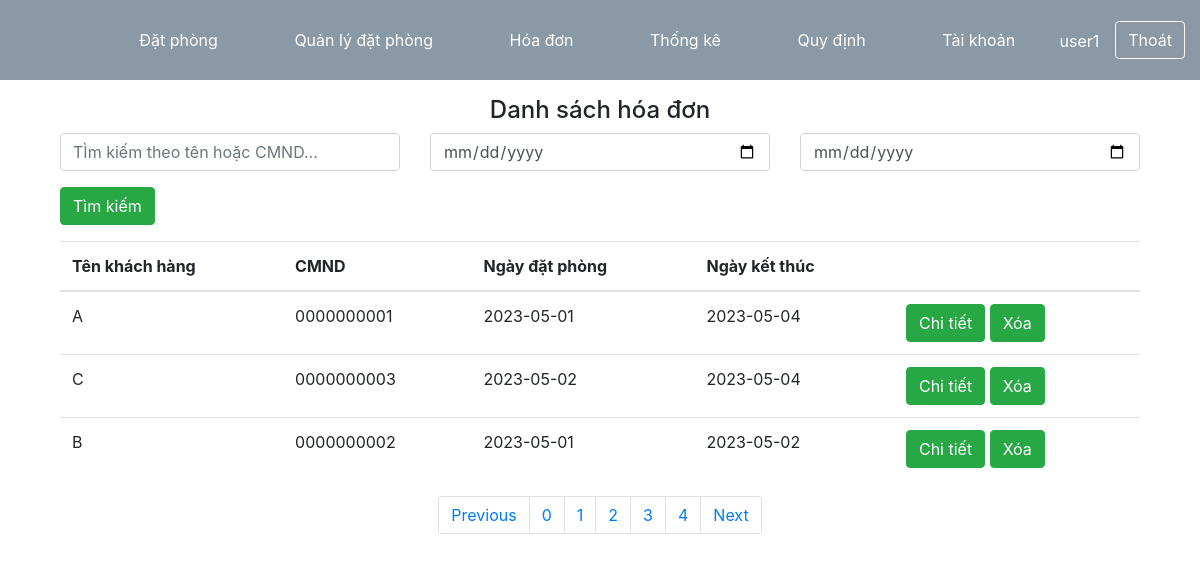
Before: /nhanvien/index.php?action=hoadon&p=4 (signed in) with the older database file.
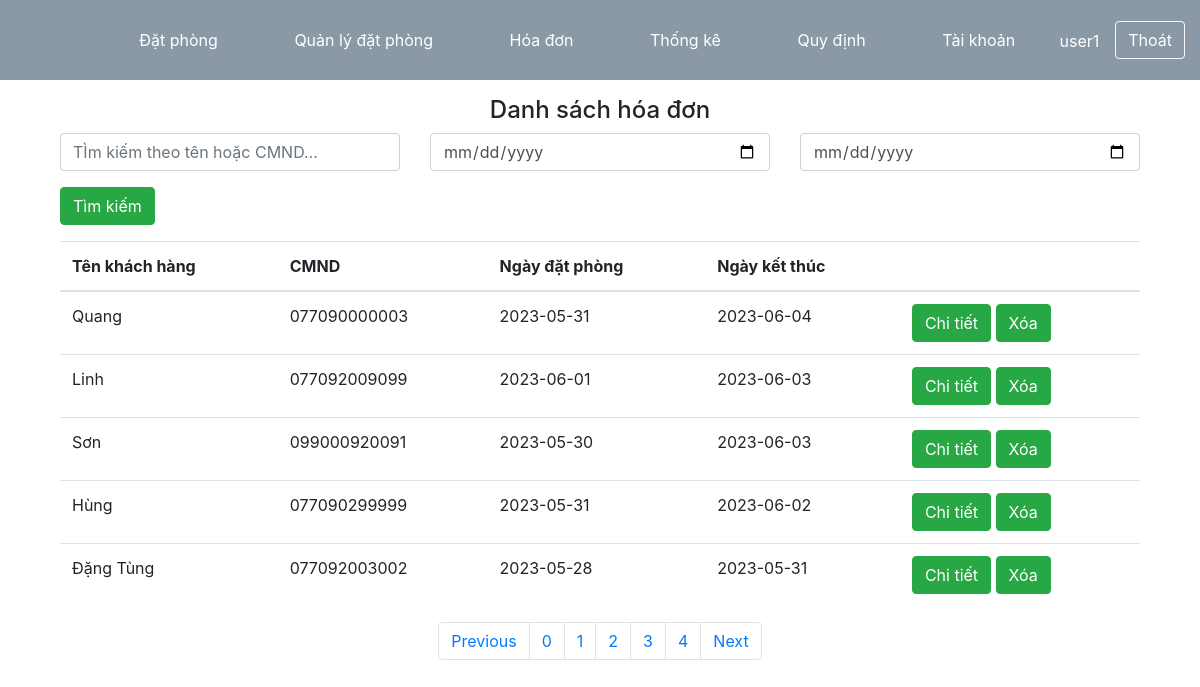
After: the same page with the newer database file.
### tables this page shows
CREATE TABLE IF NOT EXISTS `hoadon` (
  `ID` varchar(50) NOT NULL,
  `datphongID` int NOT NULL,
  `loaithanhtoan` varchar(50) NOT NULL,
  `tongtienthanhtoan` decimal(10,0) NOT NULL,
  `tenkhachhang` varchar(50) NOT NULL,
  `tennguoithanhtoan` varchar(50) NOT NULL,
  `ngaydatphong` date NOT NULL,
  `ngayketthuc` date NOT NULL,
  `diachinguoithanhtoan` varchar(100) NOT NULL,
  `MST` varchar(50) NOT NULL,
  `stk` varchar(50) NOT NULL,
  `tongtiensauthue` decimal(10,0) NOT NULL,
  `VAT` double(10,2) NOT NULL,
  `VATthanhtoan` decimal(10,0) NOT NULL,
  `songaythue` int NOT NULL,
  `phuthuloaikhach` double(10,2) NOT NULL,
  `CMND` varchar(50) NOT NULL,
  PRIMARY KEY (`ID`)
);

### nhanvien/hoadon/XL_danhmuchoadon.php (called while the page is built, shortened)
<?php
	$hd = new hoadonModel();
	$key = "";
	$tungay = "";
	$denngay = "";
	$url_query = "";
	$page = 0;
	if(!isset($_GET['p']))
	{
		$page = 0;
	}
	else{
		$page = $_GET['p'];
		$url_query = $url_query."&p=".$_GET['p'];
	}
	$limit = 10;
	$count = 0;
	$ds_hd = $hd->phantrang($page,$key,$tungay,$denngay,$limit,$count);
	include('../lib/phantrang.php');
	$url = 'index.php?action=hoadon'.$url_query;
	$phantrang = phantrang($count,$url,$limit);
 ?>

### models/database.php (called while the page is built, shortened)
<?php
	class connect{
		public function get_data($sql)
		{
			$conn = mysqli_connect("localhost","root","","quanlykhachsan");
			$result = mysqli_query($conn,$sql);
			$arr = mysqli_fetch_all($result,MYSQLI_ASSOC);
			return $arr;
		}
	}
 ?>

### models/hoadonModel.php (called while the page is built, shortened)
<?php
	class hoadonModel extends connect
	{
		public function phantrang($p,$key,$tungay,$denngay,$limit,&$count)
		{
			$offset = $limit*$p;
			$sql = "select count(ID) as count from hoadon where tenkhachhang like '%$key%' or CMND like '%$key%';";
			$ds = $this->get_data($sql);
			if(isset($tungay)&&isset($denngay)&&$tungay!=''&&$denngay!='')
			{
				$sql = "select * from hoadon where (tenkhachhang like '%$key%' or CMND like '%$key%') and (ngayketthuc between '$tungay' and
				'$denngay') ORDER BY ngayketthuc DESC LIMIT $limit OFFSET $offset;";
				$ds = $this->get_data($sql);
			}
			else{
				$sql = "select * from hoadon where tenkhachhang like '%$key%' or CMND like '%$key%' ORDER BY ngayketthuc DESC LIMIT $limit OFFSET $offset;";
				$ds = $this->get_data($sql);
			}
			return $ds;
		}
	}
 ?>

### nhanvien/hoadon/load_danhmuchoadon.php (the view, shortened to what this page needs)
<div style="width:90%; margin: 0 auto;">
	<div class="text-center"><h4>Danh sách hóa đơn</h4></div>
	<form action='index.php?action=hoadon<?php echo $url_query ?>' method="GET">
		<div class="row">
			<div class="col col-md-4">
				<input class="form-control" type="text" name="key" placeholder="TÌm kiếm theo tên hoặc CMND...">
			</div>
			<div class="col col-md-4">
				<input class="form-control" type="date" name="tungay" value="">
			</div>
			<div class="col col-md-4">
				<input class="form-control" type="date" name="denngay" value="">
			</div>
		</div>
		<div class="mt-3 mb-3">
			<input type="submit" class="btn btn-success" name="btn_timkiem" value="Tìm kiếm">
		</div>
	</form>
	<table class="table">
	  <thead>
	    <tr>
	      <th scope="col">Tên khách hàng</th>
	      <th scope="col">CMND</th>
	      <th scope="col">Ngày đặt phòng</th>
	      <th scope="col">Ngày kết thúc</th>
	      <th scope="col"></th>
	    </tr>
	  </thead>
	  <tbody>
	  	<?php foreach ($ds_hd as $key => $value): ?>
	  		<tr>
		      <td><?php echo $value['tenkhachhang'] ?></td>
		      <td><?php echo $value['CMND'] ?></td>
		      <td><?php echo $value['ngaydatphong'] ?></td>
		      <td><?php echo $value['ngayketthuc'] ?></td>
		      <td>
		      	<a href="index.php?action=chitiethoadon&id=<?php echo $value['ID'] ?>"><button class="btn btn-success">Chi tiết</button></a>
		      	<a href="index.php?action=hoadon<?php echo $url_query ?>&xoahd=0&id=<?php echo $value['ID'] ?>"><button class="btn btn-success">Xóa</button></a>
		      </td>
		    </tr>
	  	<?php endforeach ?>
	  </tbody>
	</table>
	<div class="text-center"><?php echo $phantrang ?></div>
</div>

### lib/phantrang.php
<?php
    function phantrang($count,$url,$limit){
        if($limit>0)
        {
          $sl_p = ceil($count/$limit);
          $phantrang = '<nav aria-label="Page navigation example">
                    <ul class="pagination justify-content-center">
                    <li class="page-item"><a class="page-link" href="">Previous</a></li>';
          for($i = 0;$i<$sl_p;$i++)
          {
            $phantrang.='<li class="page-item"><a class="page-link" href="'.$url.'&p='.$i.'">'.$i.'</a></li>';
          }
            $phantrang.='<li class="page-item"><a class="page-link" href="">Next</a></li>
                      </nav>';
          }
          return $phantrang;
    }
?>

Changed rows visible on the page:
removed hoadon: tenkhachhang "A", CMND "0000000001", ngaydatphong "2023-05-01", ngayketthuc "2023-05-04"
removed hoadon: tenkhachhang "C", CMND "0000000003", ngaydatphong "2023-05-02", ngayketthuc "2023-05-04"
removed hoadon: tenkhachhang "B", CMND "0000000002", ngaydatphong "2023-05-01", ngayketthuc "2023-05-02"
added hoadon: tenkhachhang "Quang", CMND "077090000003", ngaydatphong "2023-05-31", ngayketthuc "2023-06-04"
added hoadon: tenkhachhang "Linh", CMND "077092009099", ngaydatphong "2023-06-01", ngayketthuc "2023-06-03"
added hoadon: tenkhachhang "Sơn", CMND "099000920091", ngaydatphong "2023-05-30", ngayketthuc "2023-06-03"
added hoadon: tenkhachhang "Hùng", CMND "077090299999", ngaydatphong "2023-05-31", ngayketthuc "2023-06-02"
added hoadon: tenkhachhang "Đặng Tùng", CMND "077092003002", ngaydatphong "2023-05-28", ngayketthuc "2023-05-31"
